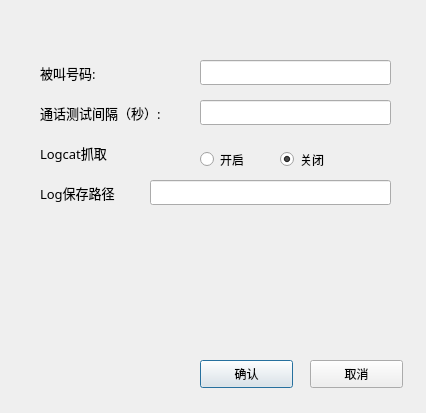
<?xml version="1.0" encoding="UTF-8"?>
<ui version="4.0">
 <class>Dialog</class>
 <widget class="QDialog" name="Dialog">
  <property name="geometry">
   <rect>
    <x>0</x>
    <y>0</y>
    <width>426</width>
    <height>413</height>
   </rect>
  </property>
  <property name="windowTitle">
   <string>Dialog</string>
  </property>
  <widget class="QLabel" name="Label_calledNumber">
   <property name="geometry">
    <rect>
     <x>40</x>
     <y>60</y>
     <width>91</width>
     <height>25</height>
    </rect>
   </property>
   <property name="font">
    <font>
     <family>微软雅黑</family>
     <pointsize>10</pointsize>
    </font>
   </property>
   <property name="text">
    <string>被叫号码:</string>
   </property>
  </widget>
  <widget class="QLabel" name="Label_callInterval">
   <property name="geometry">
    <rect>
     <x>40</x>
     <y>100</y>
     <width>151</width>
     <height>25</height>
    </rect>
   </property>
   <property name="font">
    <font>
     <family>微软雅黑</family>
     <pointsize>10</pointsize>
    </font>
   </property>
   <property name="text">
    <string>通话测试间隔（秒）:</string>
   </property>
  </widget>
  <widget class="QLineEdit" name="LineEdit_calledNumber">
   <property name="geometry">
    <rect>
     <x>200</x>
     <y>60</y>
     <width>191</width>
     <height>25</height>
    </rect>
   </property>
  </widget>
  <widget class="QLineEdit" name="LineEdit_callInterval">
   <property name="geometry">
    <rect>
     <x>200</x>
     <y>100</y>
     <width>191</width>
     <height>25</height>
    </rect>
   </property>
  </widget>
  <widget class="QPushButton" name="Btn_settings_save">
   <property name="geometry">
    <rect>
     <x>200</x>
     <y>360</y>
     <width>93</width>
     <height>28</height>
    </rect>
   </property>
   <property name="text">
    <string>确认</string>
   </property>
  </widget>
  <widget class="QPushButton" name="Btn_settings_cancel">
   <property name="geometry">
    <rect>
     <x>310</x>
     <y>360</y>
     <width>93</width>
     <height>28</height>
    </rect>
   </property>
   <property name="text">
    <string>取消</string>
   </property>
  </widget>
  <widget class="QLabel" name="label">
   <property name="geometry">
    <rect>
     <x>40</x>
     <y>140</y>
     <width>72</width>
     <height>15</height>
    </rect>
   </property>
   <property name="text">
    <string/>
   </property>
  </widget>
  <widget class="QLabel" name="Label_callInterval_2">
   <property name="geometry">
    <rect>
     <x>40</x>
     <y>140</y>
     <width>151</width>
     <height>25</height>
    </rect>
   </property>
   <property name="font">
    <font>
     <family>微软雅黑</family>
     <pointsize>10</pointsize>
    </font>
   </property>
   <property name="text">
    <string>Logcat抓取</string>
   </property>
  </widget>
  <widget class="QRadioButton" name="radioButton">
   <property name="geometry">
    <rect>
     <x>200</x>
     <y>150</y>
     <width>61</width>
     <height>19</height>
    </rect>
   </property>
   <property name="text">
    <string>开启</string>
   </property>
  </widget>
  <widget class="QRadioButton" name="radioButton_2">
   <property name="geometry">
    <rect>
     <x>280</x>
     <y>150</y>
     <width>61</width>
     <height>19</height>
    </rect>
   </property>
   <property name="text">
    <string>关闭</string>
   </property>
   <property name="checked">
    <bool>true</bool>
   </property>
  </widget>
  <widget class="QLabel" name="Label_callInterval_3">
   <property name="geometry">
    <rect>
     <x>40</x>
     <y>180</y>
     <width>151</width>
     <height>25</height>
    </rect>
   </property>
   <property name="font">
    <font>
     <family>微软雅黑</family>
     <pointsize>10</pointsize>
    </font>
   </property>
   <property name="text">
    <string>Log保存路径</string>
   </property>
  </widget>
  <widget class="QLineEdit" name="lineEdit">
   <property name="geometry">
    <rect>
     <x>150</x>
     <y>180</y>
     <width>241</width>
     <height>25</height>
    </rect>
   </property>
  </widget>
 </widget>
 <resources/>
 <connections/>
</ui>
